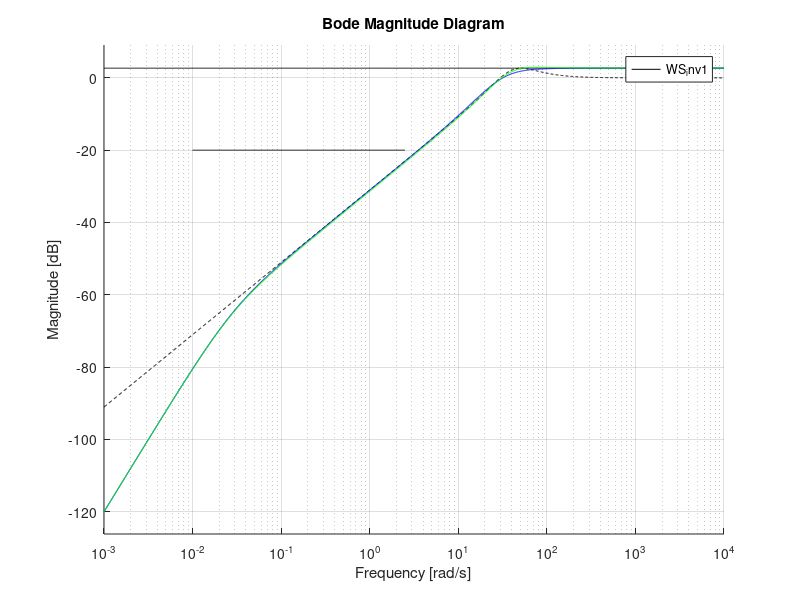
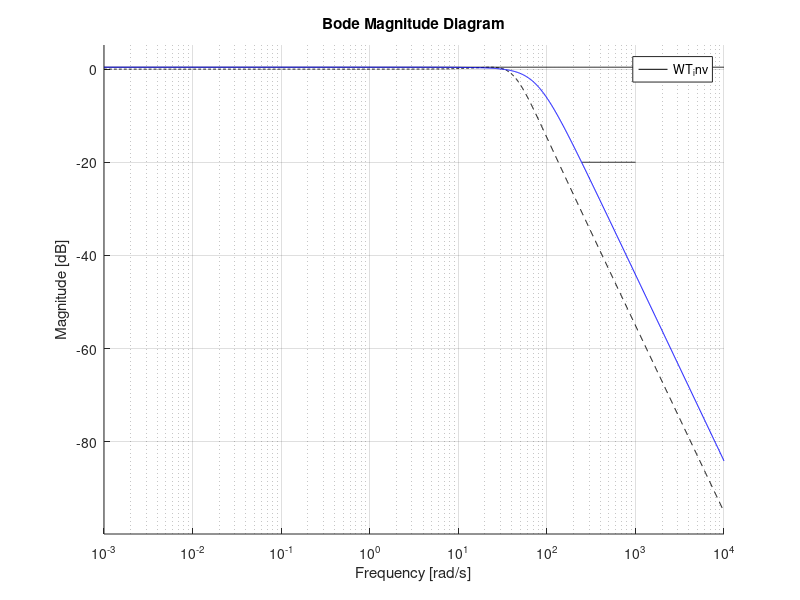
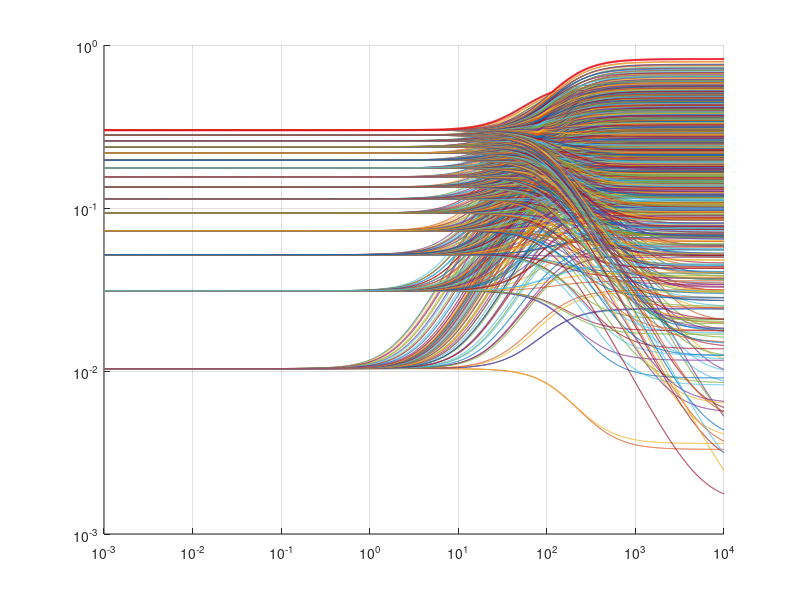

Source code (MATLAB) for these figures, in order: (Note: this script raises an error after producing the figures.)
clc
clear variables
close all 
format compact
for i = 1:20
    figure(20)
end
%% data

K_min = 1.4;
K_max = 2.6;
K_n = (K_max+K_min)/2
Wk = (K_max-K_min)/2

p_min = 75;
p_max = 175;
p_n = (p_max+p_min)/2
Wp = (p_max-p_min)/2

s= tf('s');
Gpn = K_n/(s*(1+s/p_n))
kp = dcgain(s*Gpn)

Gs = 2
Ga = -12500
Da0 = 8.5e-2
ap = 2e-2
as = 5e-2

%% steady state requirements
Kd = 2;

Gf = 1/(Kd*Gs)

M_LF = 2e-3/ap

M_HF = 2.5e-3*Gs/as
M_HF_dB = mag2db(M_HF)

%%
s_hat = 0.1;
zeta = -log(s_hat)/sqrt(pi^2 + log(s_hat)^2)

Tpo = 1/(2*zeta*sqrt(1-zeta^2))
Tpo_dB = mag2db(Tpo)

Spo = (2*zeta*sqrt(2+4*zeta^2 + 2*sqrt(1+8*zeta^2)))/(sqrt(1+8*zeta^2)+4*zeta^2 -1)
Spo_dB = mag2db(Spo)

tr = 0.06485

wn_tr = (pi-acos(zeta))/(tr*sqrt(1-zeta^2))

ts = 0.1238

wn_ts = -log(0.05)/(zeta*ts)

wn = max(wn_tr,wn_ts)

%% WS_inv
close 1
S2 = s*(s+ 2*zeta*wn)/(s^2 + 2*zeta*wn*s + wn^2);

omega = logspace(-3,4,2000);

figure(1)
hold on,grid on
bodemag({0.01,2.5},tf(M_LF),'k')
bodemag(omega, tf(Spo),'k')
bodemag(omega,S2,'--k')

% WS for performance
S_star_0 = 1;
p1 = 0.028;
z1 = 20;
p2 = sqrt(Spo*z1/p1*S_star_0);
WS_inv = S_star_0*s^2*(1+s/z1)/((1+s/p1)*(1+2*0.82*s/p2 + (s/p2)^2));
bodemag(omega,WS_inv,'b')

% WS for design
S_star_0 = 1;
p1 = 0.027;
z1 = 30;
p2 = sqrt(Spo*z1/p1*S_star_0);
WS_inv1 = S_star_0*s^2*(1+s/z1)/((1+s/p1)*(1+2*0.72*s/p2 + (s/p2)^2));
bodemag(omega,WS_inv1,'g')

%% WT
close 2
T2 = wn^2/(s^2 + 2*zeta*wn*s + wn^2);

figure(2)
hold on,grid on
bodemag({250,1000},tf(M_HF),'k')
bodemag(omega,tf(Tpo),'k')
bodemag(omega,T2,'--k')

p3 = 250*10^((Tpo_dB - M_HF_dB)/-40)

WT_inv = Tpo/(1+ 2*0.78*s/p3 + (s/p3)^2)

bodemag(omega,WT_inv,'b')

%% 
close 3
Gpn_mag = squeeze(freqresp(Gpn,omega));

mag_max = zeros(length(omega),1);

figure(3)
hold on,grid on

for K = linspace(K_min,K_max,30)
    for p = linspace(p_min,p_max,30)
        
        Gp = K/(s*(1+s/p));

        Gp_mag = squeeze(freqresp(Gp,omega));

        delta = abs(Gp_mag./Gpn_mag -1);

        mag_max = max(delta,mag_max);

        plot(omega,delta)
    end
end
plot(omega,mag_max,'r','LineWidth',1.5)
set(gca,'XScale','log')
set(gca,'YScale','log')

%% WU
magg = vpck(mag_max,omega);

wu = fitmag(magg);
[A,B,C,D] = unpck(wu);
Wu = zpk(tf(ss(A,B,C,D)))

%% Wu and WT

figure(5)
hold on,grid on
bodemag(omega, Wu,'--b')
bodemag(omega,1/WT_inv,'b')

%% W1 and W2
W2 = (1+s/p3)^2/Tpo
W2mod = tf(1/Tpo);

figure(2)
bodemag(omega,1/W2,'c')

W1 = 1/WS_inv1;
lambda = 0.1;
W1mod = minreal(W1*s^2/(s+lambda)^2,1e-3)

figure(1)
bodemag(omega,1/W1mod,'c')

%%  Hinf
[A,B,C,D] = linmod('generalized_plant')
M = ltisys(A,B,C,D);

M = sderiv(M,2,[1/p3 1]);
M = sderiv(M,2,[1/p3 1]);

[gopt,Gcmod1] = hinflmi(M,[1 1],0,0.01,[0 0 0])
[A,B,C,D] = ltiss(Gcmod1);
Gcmod = zpk(tf(ss(A,B,C,D)))

%% clearning
Gc = minreal(Gcmod*(s^2 + 0.1793*s + 0.00949)*(1+s/2.323e05)/(s*(s+0.02707)),1e-3)

%% L
close 6
omega_L = logspace(-5,5,5000);
L = Gcmod*Ga*Gpn*Gs*Gf;
Ln = Gc*Ga*Gpn*Gs*Gf;

figure(6)
hold on,grid on
myngridst(Tpo,Spo)
nichols(L,omega_L,'b')
nichols(Ln,omega_L,'r')

Sn =minreal(1/(1+Ln),1e-3)
figure(1)
bodemag(omega,Sn,'r')

Tn = minreal(Ln/(1+Ln),1e-3)
figure(2)
bodemag(omega,Tn,'r')
 %% time simulation


t = linspace(0,0.2,1000);

yr = step(Kd*Tn,t)

figure(7)
hold on,grid on
plot(t,yr,'b','LineWidth',1.5)
yline(Kd*1.05,'-')
yline(Kd*0.95,'-')
yline(Kd,'--')
xline(tr,'--')
xline(ts,'-')
%% u
u = step(Gc*Ga*Sn,t);

figure(9)
hold on,grid on
plot(t,u,'b','LineWidth',1.5)

%% dp
close 11

ds = as*sin(250*t);

yds = lsim(Tn/Gs,ds,t);

figure(11)
hold on,grid on
plot(t,yds,'b','LineWidth',1.5)
yline(2.5e-3)
yline(-2.5e-3)

%%
t = linspace(0,10,10000)
dp = ap*sin(2.5*t);

ydp = lsim(Sn,dp,t);

figure(10)
hold on ,grid on
plot(t,ydp,'b','LineWidth',1.5)
yline(2e-3)
yline(-2e-3)
%% da 
t = linspace(0,100,10000)
da = Da0*ones(length(t),1);

yda = lsim(Gpn*Sn,da,t);

figure(8)
hold on,grid on
plot(t,yda,'b','LineWidth',1.5)

%% Robust performance
figure(12)
hold on,grid on
bodemag(omega,Wu*Tn,'--b')
bodemag(omega,Sn/WS_inv,'--r')
bodemag(omega, Wu*Tn + Sn/WS_inv,'r')

%% mu analysis

WT_mu_RP4 = tf(1/M_HF);

omega_RP4 = logspace(log10(250),5,1000);

[A,B,C,D] = linmod('N_scheme_RP4');
N = pck(A,B,C,D);

Nf = frsp(N,omega_RP4);
deltaset =[-1,1;-1,1;1,1];

mubounds = mu(Nf,deltaset);

figure(13)
vplot('liv,m',mubounds)

%%

[A,B,C,D] = linmod('N_scheme_RP4_U');
N = pck(A,B,C,D);

Nf = frsp(N,omega_RP4);
deltaset =[1,1;1,1];

mubounds = mu(Nf,deltaset);

figure(14)
vplot('liv,m',mubounds)

%% robust stability

K_min = 1;
K_max = 3;
K_n = (K_max+K_min)/2
Wk = (K_max-K_min)/2

p_min = 50;
p_max = 200;
p_n = (p_max+p_min)/2
Wp = (p_max-p_min)/2

s= tf('s');
Gpn = K_n/(s*(1+s/p_n))
kp = dcgain(s*Gpn)
[A,B,C,D] = linmod('N_scheme_RS');
N = pck(A,B,C,D);

Nf = frsp(N,omega);
deltaset =[-1,1;-1,1];

mubounds = mu(Nf,deltaset);

figure(15)
vplot('liv,m',mubounds)

%% RS U
Gpn_mag = squeeze(freqresp(Gpn,omega));

mag_max = zeros(length(omega),1);

figure(16)
hold on,grid on

for K = linspace(K_min,K_max,30)
    for p = linspace(p_min,p_max,30)
        
        Gp = K/(s*(1+s/p));

        Gp_mag = squeeze(freqresp(Gp,omega));

        delta = abs(Gp_mag./Gpn_mag -1);

        mag_max = max(delta,mag_max);

        plot(omega,delta)
    end
end
plot(omega,mag_max,'r','LineWidth',1.5)
set(gca,'XScale','log')
set(gca,'YScale','log')

%% WU
magg = vpck(mag_max,omega);

wu = fitmag(magg);
[A,B,C,D] = unpck(wu);
Wu_new = zpk(tf(ss(A,B,C,D)))

%%
[A,B,C,D] = linmod('N_scheme_RS_U');
N = pck(A,B,C,D);

Nf = frsp(N,omega);
deltaset =[1,1];

mubounds = mu(Nf,deltaset);

figure(16)
vplot('liv,m',mubounds)



%%
figure(17)
Wunew_mag = abs(squeeze(freqresp(Wu_new*Tn,omega)));

plot(omega,Wunew_mag,'b','LineWidth',1.5)
set(gca,'XScale','log')



